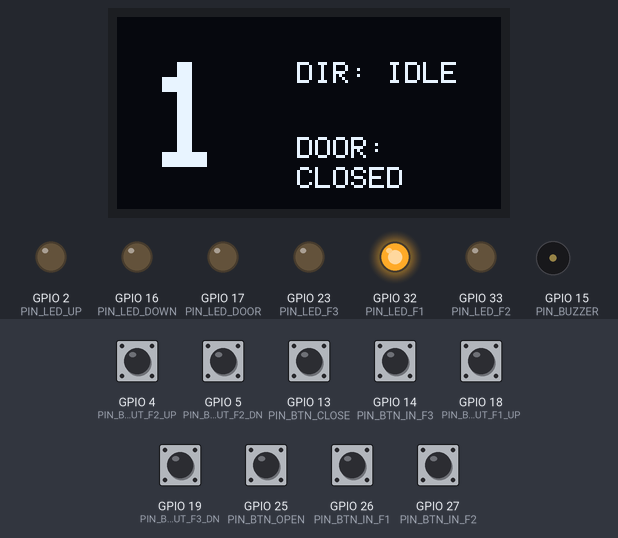
This program was run on a simulated ESP32. Shown: 128×64 one-colour display, output pins drawn as LEDs (lit = HIGH), buzzer (waves = sounding, pin HIGH). Inputs (shaded band) come from the test bench; at power-on: GPIO 4 (PIN_BTN_OUT_F2_UP), GPIO 5 (PIN_BTN_OUT_F2_DN), GPIO 13 (PIN_BTN_CLOSE), GPIO 14 (PIN_BTN_IN_F3), GPIO 18 (PIN_BTN_OUT_F1_UP), GPIO 19 (PIN_BTN_OUT_F3_DN), GPIO 25 (PIN_BTN_OPEN), GPIO 26 (PIN_BTN_IN_F1), GPIO 27 (PIN_BTN_IN_F2) HIGH. What the program prints to the serial monitor is not drawn.

Above: at 1.3 s.
1.4 s: GPIO 4 (PIN_BTN_OUT_F2_UP) pulled LOW for 0.15 s
At 2.2 s:
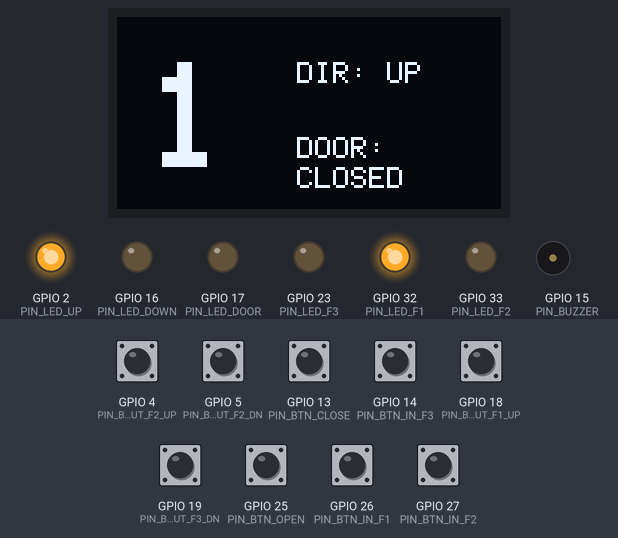
4.5 s: GPIO 18 (PIN_BTN_OUT_F1_UP) pulled LOW for 1 s
At 8.3 s:
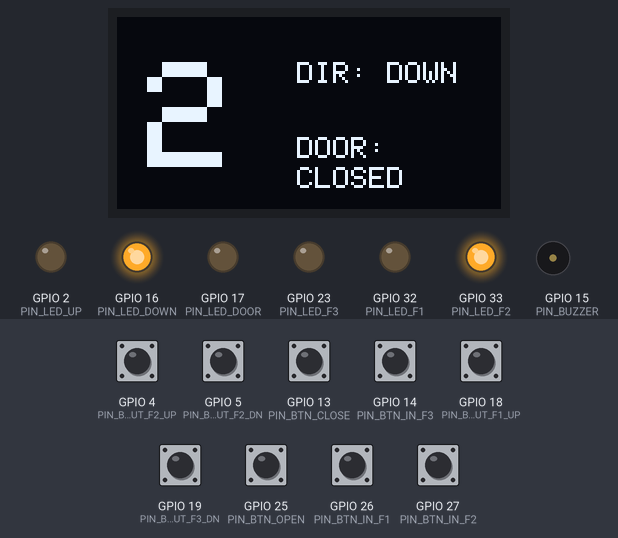
11.5 s: GPIO 4 (PIN_BTN_OUT_F2_UP) pulled LOW for 1 s
At 17.4 s:
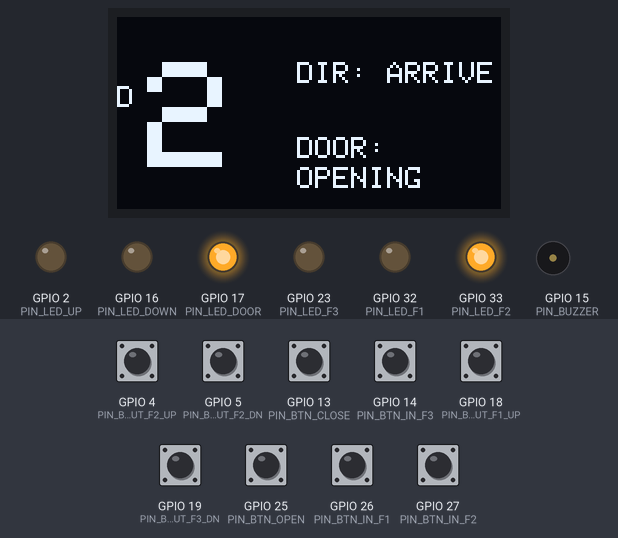
Timing chart, 0 to 21.3 s (numbered marks = the images above; inputs shaded):
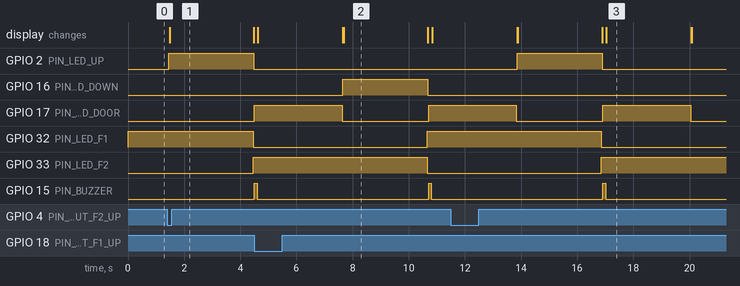

The program:

main.cpp
```cpp
#include <Arduino.h>
#include "Config.h"
#include "Button.h"
#include "HardwareSim.h"
#include "DisplayOLED.h"
#include "ElevatorCore.h"

// 1. Khởi tạo Không gian đối tượng Toàn cục (Global Objects)
HardwareSim hardware;
DisplayOLED display;
ElevatorCore core(&hardware, &display); // Nhét tay chân vào Lõi

// Khởi tạo đối tượng 9 nút bấm
Button btnInF1(PIN_BTN_IN_F1);
Button btnInF2(PIN_BTN_IN_F2);
Button btnInF3(PIN_BTN_IN_F3);

Button btnOutF1Up(PIN_BTN_OUT_F1_UP);
Button btnOutF2Up(PIN_BTN_OUT_F2_UP);
Button btnOutF2Dn(PIN_BTN_OUT_F2_DN);
Button btnOutF3Dn(PIN_BTN_OUT_F3_DN);

Button btnOpen(PIN_BTN_OPEN);
Button btnClose(PIN_BTN_CLOSE);

void setup() {
    Serial.begin(115200);

    // Gọi phương thức init() của tất cả phần cứng đầu vào
    btnInF1.init(); btnInF2.init(); btnInF3.init();
    btnOutF1Up.init(); btnOutF2Up.init(); btnOutF2Dn.init(); btnOutF3Dn.init();
    btnOpen.init(); btnClose.init();

    // Khởi tạo Lõi trung tâm (Lõi sẽ tự động gọi init() của LED và OLED)
    core.init();
    Serial.println("Hệ thống Thang máy ESP32 Sẵn sàng!");
}

void loop() {
    // =================================================================
    // BƯỚC 1: QUÉT LIÊN TỤC TRẠNG THÁI NÚT BẤM VÀ BỘ ĐẾM THỜI GIAN
    // (Luôn chạy mượt mà, không bao giờ bị chặn lại)
    // =================================================================
    btnInF1.update(); btnInF2.update(); btnInF3.update();
    btnOutF1Up.update(); btnOutF2Up.update(); btnOutF2Dn.update(); btnOutF3Dn.update();
    btnOpen.update(); btnClose.update();

    hardware.update(); // Chạy ngầm mô phỏng Motor

    // =================================================================
    // BƯỚC 2: PHÂN LUỒNG TÍN HIỆU ĐẦU VÀO VÀO HÀNG ĐỢI FSM
    // =================================================================
    if (btnInF1.isPressed()) core.addRequestInside(1);
    if (btnInF2.isPressed()) core.addRequestInside(2);
    if (btnInF3.isPressed()) core.addRequestInside(3);

    if (btnOutF1Up.isPressed()) core.addRequestOutside(1, "UP");
    if (btnOutF2Up.isPressed()) core.addRequestOutside(2, "UP");
    if (btnOutF2Dn.isPressed()) core.addRequestOutside(2, "DOWN");
    if (btnOutF3Dn.isPressed()) core.addRequestOutside(3, "DOWN");

    if (btnOpen.isPressed()) core.triggerOpenDoor();
    if (btnClose.isPressed()) core.triggerCloseDoor();

    // =================================================================
    // BƯỚC 3: KÍCH HOẠT VÒNG QUAY MÁY TRẠNG THÁI (CORE LOGIC)
    // =================================================================
    core.processQueue();
}
```

Button.h
```cpp
#ifndef BUTTON_H
#define BUTTON_H

#include <Arduino.h>

class Button {
private:
    uint8_t pin;
    bool state;
    bool lastPhysicalState;
    uint32_t lastDebounceTime;
    const uint32_t debounceDelay = 50; // Chống nhiễu 50ms
    bool isPressedFlag; // Bẫy cờ trạng thái

public:
    Button(uint8_t p);
    void init();
    void update();      // Hàm chạy ngầm để quét trạng thái
    bool isPressed();   // Trả về true nếu nút vừa bị nhấn
};

#endif
```

DisplayOLED.h
```cpp
#ifndef DISPLAY_OLED_H
#define DISPLAY_OLED_H

#include <Arduino.h>
#include <Wire.h>
#include <Adafruit_GFX.h>
#include <Adafruit_SSD1306.h>
#include "Config.h"

class DisplayOLED {
private:
    Adafruit_SSD1306 display;

public:
    // Khởi tạo màn hình với kích thước chuẩn 128x64
    DisplayOLED() : display(128, 64, &Wire, -1) {}

    void init();
    void updateFloor(int floor);
    void updateDirection(String dir);
    void showDoorState(String state); // Hiển thị chữ "OPENING..." hoặc "CLOSED"
};

#endif
```

ElevatorCore.h
```cpp
#ifndef ELEVATOR_CORE_H
#define ELEVATOR_CORE_H

#include <Arduino.h>
#include <set>             // Thư viện tập hợp của C++ để chống trùng lặp tầng
#include "HardwareSim.h"
#include "DisplayOLED.h"

// Định nghĩa 4 trạng thái độc lập của Máy trạng thái (FSM)
enum ElevatorState {
    IDLE,
    MOVING_UP,
    MOVING_DOWN,
    DOOR_OPERATING
};

class ElevatorCore {
private:
    int currentFloor;
    int targetFloor;
    ElevatorState currentState;

    // Hàng đợi thông minh: Tự động sắp xếp từ bé đến lớn và không chứa ID trùng nhau
    std::set<int> requestUp;
    std::set<int> requestDown;

    // Bộ đếm thời gian cho khối DOOR_OPERATING (Non-blocking)
    uint32_t doorStartTime;

    // Con trỏ lưu "địa chỉ" của phần cứng để Core ra lệnh (Quan hệ Composition)
    HardwareSim* hardware;
    DisplayOLED* display;

    // Hàm nội bộ: Tính toán đích đến tiếp theo
    void calculateNextTarget();

public:
    // Khởi tạo: Truyền địa chỉ phần cứng vào tay ElevatorCore
    ElevatorCore(HardwareSim* hw, DisplayOLED* disp);
    void init();

    // Hàm cốt lõi: Nơi chứa thuật toán Switch-Case điều phối thang máy
    void processQueue();

    // ================= CÁC API CHO NÚT BẤM (Giao tiếp Đầu vào) =================
    void addRequestInside(int floor);
    void addRequestOutside(int floor, String direction);
    void triggerOpenDoor();
    void triggerCloseDoor();
};

#endif
```

HardwareSim.h
```cpp
#ifndef HARDWARE_SIM_H
#define HARDWARE_SIM_H

#include <Arduino.h>
#include "Config.h"

enum Direction { DIR_UP, DIR_DOWN, DIR_STOP };

class HardwareSim {
private:
    int currentVirtualFloor;
    bool isMoving;
    Direction currentDir;

    uint32_t lastMoveTime;
    bool floorReachedFlag;

    void updateFloorLEDs();
    void updateDirectionLEDs(); // Cập nhật đèn Xanh dương (Lên) và Vàng (Xuống)

public:
    HardwareSim();
    void init();
    void update(); // Chạy ngầm mô phỏng thời gian

    void moveUp();
    void moveDown();
    void stop();

    void openDoor();
    void closeDoor();

    bool checkFloorReached();
    int getCurrentFloor();
};

#endif
```

Button.cpp
```cpp
#include "Button.h"

// 1. Hàm khởi tạo (Constructor): Thiết lập giá trị mặc định
Button::Button(uint8_t p) {
    pin = p;
    state = HIGH;             // Dùng trở kéo lên nội bộ nên mặc định là HIGH
    lastPhysicalState = HIGH;
    lastDebounceTime = 0;
    isPressedFlag = false;    // Cờ báo hiệu chưa có ai bấm
}

// 2. Hàm cấu hình phần cứng
void Button::init() {
    pinMode(pin, INPUT_PULLUP);
}

// 3. Hàm Update (Thuật toán Non-blocking cốt lõi chạy trong loop)
void Button::update() {
    // Đọc trạng thái vật lý thực tế ngay lúc này
    bool currentPhysicalState = digitalRead(pin);

    // Nếu có sự dao động điện áp (tay người vừa chạm vào hoặc thả ra)
    if (currentPhysicalState != lastPhysicalState) {
        lastDebounceTime = millis(); // Reset lại đồng hồ chống nhiễu
    }

    // Nếu trạng thái đã đứng yên đủ lâu (vượt qua thời gian nhiễu 50ms)
    if ((millis() - lastDebounceTime) > debounceDelay) {

        // Nếu trạng thái ổn định này thực sự khác với trạng thái ta đang lưu
        if (currentPhysicalState != state) {
            state = currentPhysicalState; // Cập nhật trạng thái mới

            // CHỈ kích hoạt cờ báo hiệu khi nút bị KÉO XUỐNG GND (HIGH -> LOW)
            if (state == LOW) {
                isPressedFlag = true;
            }
        }
    }

    // Lưu lại trạng thái vật lý cho lần quét vòng lặp loop() tiếp theo
    lastPhysicalState = currentPhysicalState;
}

// 4. Hàm trích xuất dữ liệu (Giao tiếp với Lõi trung tâm)
bool Button::isPressed() {
    if (isPressedFlag) {
        // Lệnh bẫy chuột: Khi Lõi trung tâm hỏi và ta xác nhận "Có bấm",
        // phải lập tức xóa cờ để tránh việc Lõi nhận nhầm thành 2 lần bấm.
        isPressedFlag = false;
        return true;
    }
    return false;
}
```

DisplayOLED.cpp
```cpp
#include "DisplayOLED.h"

// Các biến trạng thái nội bộ để giữ nội dung trên màn hình không bị nhấp nháy
static int currentDispFloor = 1;
static String currentDispDir = "IDLE";
static String currentDoorState = "CLOSED";

// Hàm helper tĩnh: Vẽ lại toàn bộ màn hình một cách đồng bộ
static void redrawScreen(Adafruit_SSD1306& disp) {
    disp.clearDisplay();

    // Viết Số tầng (Cỡ chữ siêu lớn)
    disp.setTextSize(5);
    disp.setTextColor(SSD1306_WHITE);
    disp.setCursor(10, 15);
    disp.print(currentDispFloor);

    // Viết Hướng di chuyển (Cỡ chữ thường)
    disp.setTextSize(1);
    disp.setCursor(60, 15);
    disp.print("DIR: ");
    disp.print(currentDispDir);

    // Viết Trạng thái Cửa
    disp.setCursor(60, 40);
    disp.print("DOOR:");
    disp.setCursor(60, 50);
    disp.print(currentDoorState);

    disp.display(); // Đẩy dữ liệu ra I2C
}

void DisplayOLED::init() {
    // Khởi tạo I2C với 2 chân đã quy hoạch trong Config.h
    Wire.begin(PIN_I2C_SDA, PIN_I2C_SCL);

    if(!display.begin(SSD1306_SWITCHCAPVCC, 0x3C)) {
        Serial.println(F("Lỗi: Không tìm thấy OLED"));
        for(;;); // Khóa chết hệ thống nếu không có màn hình
    }

    redrawScreen(display);
}

void DisplayOLED::updateFloor(int floor) {
    currentDispFloor = floor;
    redrawScreen(display);
}

void DisplayOLED::updateDirection(String dir) {
    currentDispDir = dir;
    redrawScreen(display);
}

void DisplayOLED::showDoorState(String state) {
    currentDoorState = state;
    redrawScreen(display);
}
```

ElevatorCore.cpp
```cpp
#include "ElevatorCore.h"

// Biến tĩnh cục bộ: Giúp thang máy "nhớ" hướng đi cũ sau khi bị gián đoạn bởi việc mở cửa
static ElevatorState lastDirection = IDLE;

// ================== KHỞI TẠO ==================
ElevatorCore::ElevatorCore(HardwareSim* hw, DisplayOLED* disp) {
    this->hardware = hw;
    this->display = disp;
    currentFloor = 1;
    targetFloor = 1;
    currentState = IDLE;
    doorStartTime = 0;
}

void ElevatorCore::init() {
    hardware->init();
    display->init();
    display->updateFloor(currentFloor);
    display->updateDirection("IDLE");
}

// ================== THUẬT TOÁN FSM CỐT LÕI ==================
void ElevatorCore::processQueue() {
    switch (currentState) {

        case IDLE:
            if (!requestUp.empty() || !requestDown.empty()) {
                // VÁ LỖI KỊCH BẢN KHÁC: Nếu khách gọi đúng tại tầng thang đang đỗ, mở cửa ngay!
                if (requestUp.count(currentFloor) > 0 || requestDown.count(currentFloor) > 0) {
                    requestUp.erase(currentFloor);
                    requestDown.erase(currentFloor);
                    hardware->openDoor();
                    display->showDoorState("OPENING");
                    doorStartTime = millis();
                    currentState = DOOR_OPERATING;
                } else {
                    lastDirection = IDLE; // Bắt đầu lộ trình mới
                    calculateNextTarget();
                }
            }
            break;

        case MOVING_UP:
            if (hardware->checkFloorReached()) {
                currentFloor = hardware->getCurrentFloor();
                display->updateFloor(currentFloor);

                // VÁ LỖI KỊCH BẢN 4: Dừng nếu có người vẫy đi Lên dọc đường, HOẶC đã đến đích
                if (requestUp.count(currentFloor) > 0 || currentFloor == targetFloor) {
                    hardware->stop();
                    display->updateDirection("ARRIVED");

                    requestUp.erase(currentFloor); // Luôn xóa yêu cầu đi Lên

                    // VÁ LỖI KỊCH BẢN 2 & 3: Nếu là trạm cuối, xóa sạch bóng ma ở cả mảng DOWN
                    if (currentFloor == targetFloor) {
                        requestDown.erase(currentFloor);
                    }

                    hardware->openDoor();
                    display->showDoorState("OPENING");
                    doorStartTime = millis();
                    lastDirection = MOVING_UP; // Lưu vào não bộ: "Vừa đi Lên xong nhé"
                    currentState = DOOR_OPERATING;
                }
            }
            break;

        case MOVING_DOWN:
            if (hardware->checkFloorReached()) {
                currentFloor = hardware->getCurrentFloor();
                display->updateFloor(currentFloor);

                // Tương tự cho chiều Xuống
                if (requestDown.count(currentFloor) > 0 || currentFloor == targetFloor) {
                    hardware->stop();
                    display->updateDirection("ARRIVED");

                    requestDown.erase(currentFloor);
                    if (currentFloor == targetFloor) {
                        requestUp.erase(currentFloor);
                    }

                    hardware->openDoor();
                    display->showDoorState("OPENING");
                    doorStartTime = millis();
                    lastDirection = MOVING_DOWN;
                    currentState = DOOR_OPERATING;
                }
            }
            break;

        case DOOR_OPERATING:
            // Quét vòng lặp Non-blocking
            if (millis() - doorStartTime >= TIME_DOOR_OPEN) {
                hardware->closeDoor();
                display->showDoorState("CLOSED");

                // Dọn dẹp quét rác một lần nữa cho chắc chắn không kẹt bóng ma
                requestUp.erase(currentFloor);
                requestDown.erase(currentFloor);

                calculateNextTarget(); // Đóng cửa xong thì tính xem đi đâu tiếp
            }
            break;
    }
}

// ================== LOGIC ĐIỀU PHỐI (SMART ROUTING) ==================
void ElevatorCore::calculateNextTarget() {
    if (requestUp.empty() && requestDown.empty()) {
        currentState = IDLE;
        lastDirection = IDLE;
        display->updateDirection("IDLE");
        return;
    }

    // Nếu trước đó đang đi LÊN, hoặc đang ngủ đông: Quét mảng tìm khách phía TRÊN trước
    if (lastDirection == MOVING_UP || lastDirection == IDLE) {

        // 1. Tìm khách gọi đi LÊN ở các tầng cao hơn
        auto it = requestUp.upper_bound(currentFloor);
        if (it != requestUp.end()) {
            targetFloor = *it;
            currentState = MOVING_UP;
            hardware->moveUp();
            display->updateDirection("UP");
            return;
        }

        // 2. Không có khách đi LÊN, quay sang đón khách gọi đi XUỐNG ở tầng cao nhất
        if (!requestDown.empty()) {
            int highestDown = *requestDown.rbegin();
            if (highestDown > currentFloor) {
                targetFloor = highestDown;
                currentState = MOVING_UP;
                hardware->moveUp();
                display->updateDirection("UP");
                return;
            }
        }

        // 3. Nếu bên trên đầu hoàn toàn trống trơn, bẻ lái đổi hướng xuống!
        lastDirection = MOVING_DOWN;
    }

    // Nếu trước đó đang đi XUỐNG: Quét mảng tìm khách phía DƯỚI trước
    if (lastDirection == MOVING_DOWN) {

        // 1. Tìm khách gọi đi XUỐNG ở các tầng thấp hơn
        int nextDown = -1;
        for (auto it = requestDown.rbegin(); it != requestDown.rend(); ++it) {
            if (*it < currentFloor) {
                nextDown = *it;
                break;
            }
        }
        if (nextDown != -1) {
            targetFloor = nextDown;
            currentState = MOVING_DOWN;
            hardware->moveDown();
            display->updateDirection("DOWN");
            return;
        }

        // 2. Không có khách đi XUỐNG, quay sang đón khách gọi đi LÊN ở tầng thấp nhất
        if (!requestUp.empty()) {
            int lowestUp = *requestUp.begin();
            if (lowestUp < currentFloor) {
                targetFloor = lowestUp;
                currentState = MOVING_DOWN;
                hardware->moveDown();
                display->updateDirection("DOWN");
                return;
            }
        }

        // 3. Nếu bên dưới chân hoàn toàn trống trơn, bẻ lái lên LÊN và đệ quy tìm lại
        lastDirection = MOVING_UP;
        calculateNextTarget();
    }
}

// ================== CÁC GIAO DIỆN NÚT BẤM ==================
void ElevatorCore::addRequestInside(int floor) {
    if (floor > currentFloor) requestUp.insert(floor);
    else if (floor < currentFloor) requestDown.insert(floor);
    else requestUp.insert(floor); // Ném vào mảng, FSM IDLE sẽ tự dọn rác và mở cửa
}

void ElevatorCore::addRequestOutside(int floor, String direction) {
    if (direction == "UP") requestUp.insert(floor);
    else if (direction == "DOWN") requestDown.insert(floor);
}

void ElevatorCore::triggerOpenDoor() {
    if (currentState == DOOR_OPERATING) doorStartTime = millis();
}

void ElevatorCore::triggerCloseDoor() {
    if (currentState == DOOR_OPERATING) doorStartTime = millis() - TIME_DOOR_OPEN;
}
```

Config.h
```cpp
#ifndef CONFIG_H
#define CONFIG_H

// ================= NÚT BẤM (INPUT_PULLUP) =================
// Nút bên trong buồng thang
#define PIN_BTN_IN_F1 26
#define PIN_BTN_IN_F2 27
#define PIN_BTN_IN_F3 14

// Nút ngoài hành lang
#define PIN_BTN_OUT_F1_UP 18
#define PIN_BTN_OUT_F2_UP 4
#define PIN_BTN_OUT_F2_DN 5
#define PIN_BTN_OUT_F3_DN 19

// Nút điều khiển cửa
#define PIN_BTN_OPEN 25
#define PIN_BTN_CLOSE 13

// ================= MÀN HÌNH OLED (I2C) =================
#define PIN_I2C_SDA 21
#define PIN_I2C_SCL 22

// ================= ĐẦU RA MÔ PHỎNG (OUTPUT) =================
// LED báo vị trí tầng (Xanh lá)
#define PIN_LED_F1 32
#define PIN_LED_F2 33
#define PIN_LED_F3 23

// LED báo trạng thái
#define PIN_LED_UP 2      // Xanh dương - Thang đi Lên
#define PIN_LED_DOWN 16   // Vàng - Thang đi Xuống
#define PIN_LED_DOOR 17   // Đỏ - Đang mở cửa

// Âm thanh
#define PIN_BUZZER 15

// ================= THÔNG SỐ HỆ THỐNG =================
#define TIME_BETWEEN_FLOORS 3000 // 3000ms = 3 giây/tầng
#define TIME_DOOR_OPEN 3000      // Thời gian mở cửa 3 giây

#endif
```

Source omitted: HardwareSim.cpp (2535 bytes)

Measured:
- after the input at 1.4 s, GPIO 2 (PIN_LED_UP): LOW → HIGH after 0.05 s, → LOW 3.0 s later; GPIO 32 (PIN_LED_F1): HIGH → LOW after 3.1 s; GPIO 33 (PIN_LED_F2): LOW → HIGH after 3.1 s; the display: changes after 0.08 s (image 1)
- after the input at 4.5 s, GPIO 16 (PIN_LED_DOWN): LOW → HIGH after 3.2 s, → LOW 3.0 s later; GPIO 32 (PIN_LED_F1): LOW → HIGH after 6.2 s; GPIO 33 (PIN_LED_F2): HIGH → LOW after 6.2 s; the display: first differs from a run without the input after 3.2 s (image 2)
- after the input at 11.5 s, GPIO 2 (PIN_LED_UP): LOW → HIGH after 2.4 s, → LOW 3.0 s later; GPIO 32 (PIN_LED_F1): HIGH → LOW after 5.4 s; GPIO 33 (PIN_LED_F2): LOW → HIGH after 5.4 s; GPIO 15 (PIN_BUZZER): LOW → HIGH after 5.4 s, → LOW 0.10 s later; the display: first differs from a run without the input after 2.4 s (image 3 shows a later state)
- by itself, GPIO 15 (PIN_BUZZER): alternates HIGH for 0.10 s and LOW for 6.1 s
- what the display in image 2 shows lasts 3.0 s, from 7.7 s to 10.7 s
